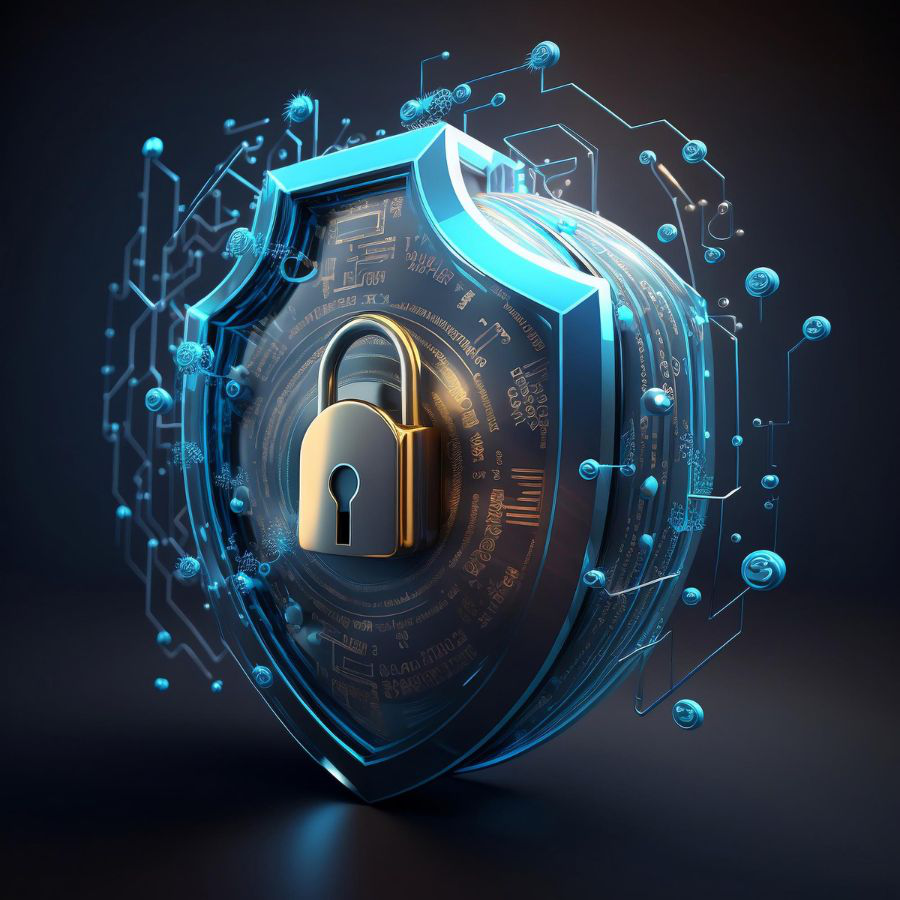
#> input picture original.png, 900 x 900 px
$ python main.py
#> lines starting #> are read from the running program, lines starting #| are printed output that depends on the picture
from PIL import Image

def encrypt_image(input_image, key, output_image):
  """Encrypts an image using XOR operation with a key."""
#> called with input_image = 'original.png', key = 123, output_image = 'encrypted.png'
  img = Image.open(input_image)
#> img is the input picture: PIL image 900x900 RGB; mean R, G, B 39.4, 52.7, 65.8
  pixels = img.load()
  width, height = img.size
#> width = 900; height = 900

  for i in range(width):
    for j in range(height):
      pixel = pixels[i, j]
      # Perform XOR operation with key for each color channel (Red, Green, Blue)
      new_pixel = tuple([p ^ key for p in pixel])
      pixels[i, j] = new_pixel

  img.save(output_image)
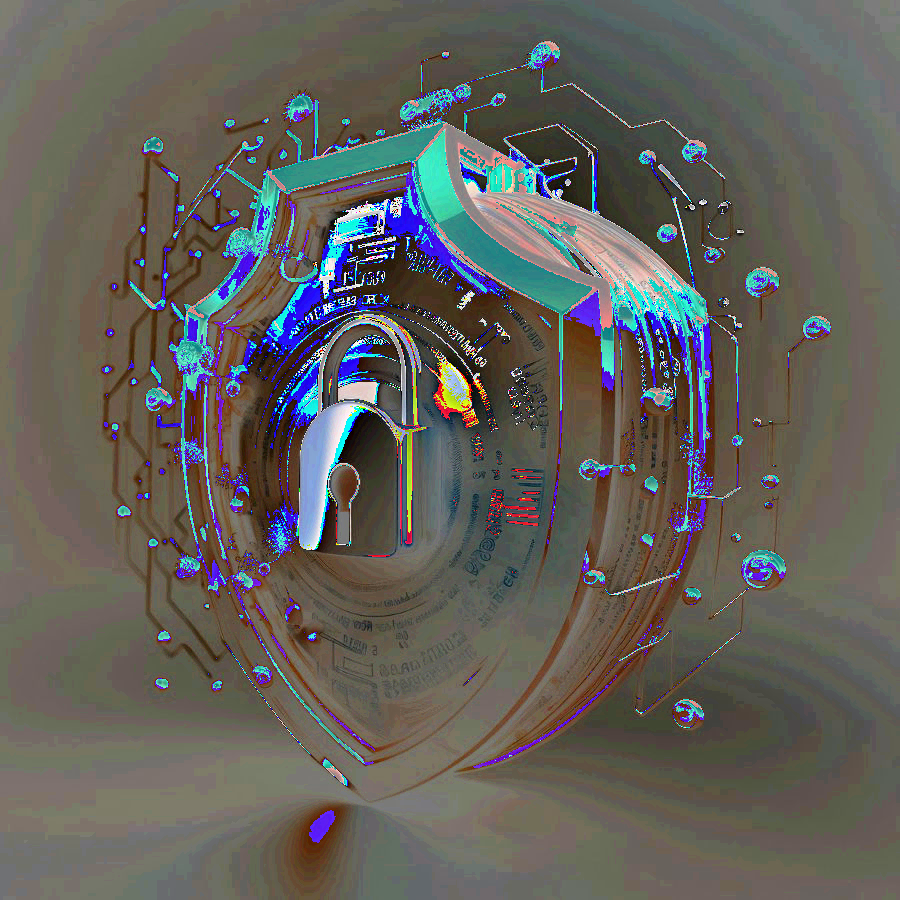
#> saved as encrypted.png: PIL image 900x900 RGB; mean R, G, B 98.1, 96.3, 90.8

def decrypt_image(input_image, key, output_image):
  """Decrypts an image using XOR operation with the same key."""
#> called with input_image = 'encrypted.png', key = 123, output_image = 'decrypted.png'
  img = Image.open(input_image)
  pixels = img.load()
  width, height = img.size
#> width = 900; height = 900

  for i in range(width):
    for j in range(height):
      pixel = pixels[i, j]
      # XOR again with the same key to reverse the encryption
      new_pixel = tuple([p ^ key for p in pixel])
      pixels[i, j] = new_pixel

  img.save(output_image)

# Example usage
if __name__ == "__main__":
  encrypt_image("original.png", 123, "encrypted.png")
  decrypt_image("encrypted.png", 123, "decrypted.png")

  print("Encryption and decryption completed successfully!")
